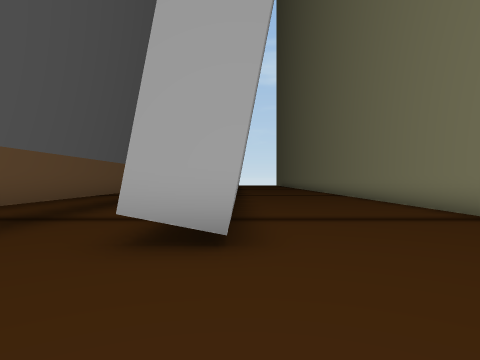
[1] (above)

21 first-person views from a walk through a scene from a Unity 3-D project. The camera is 1.4 m above the floor, looks level and sees 75° across. The floor is counted in squares, 2 m on a side. Each view is taken from the middle of a square. On the plan, view 1 faces up. The plan holds only what a view shows up to about 10 squares ahead; the rest is blank. The place goes on beyond the plan. The player is left out.

[2]
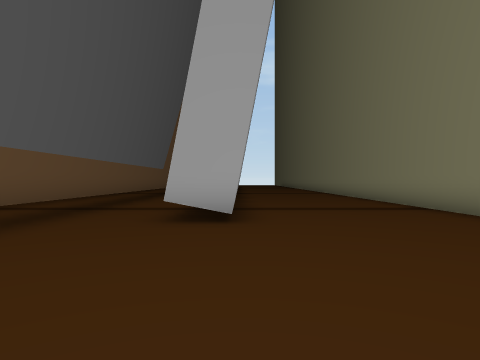

[3]
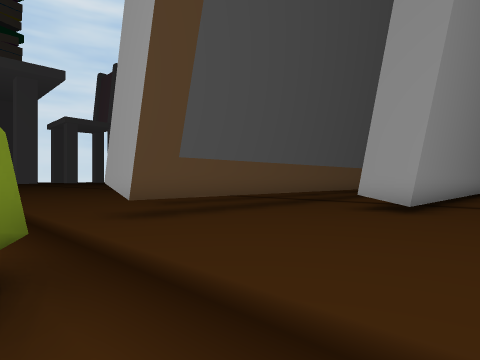

[4]
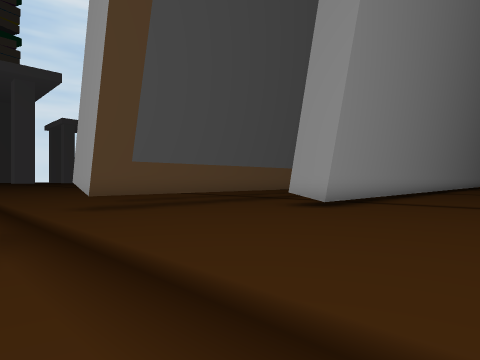

[5]
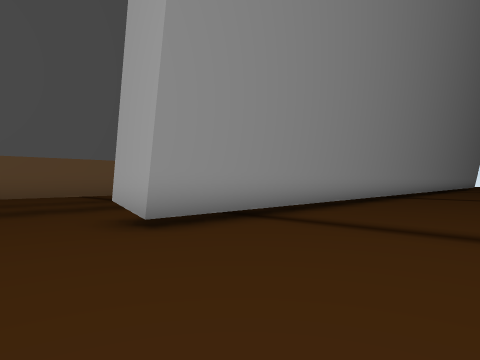

[6]
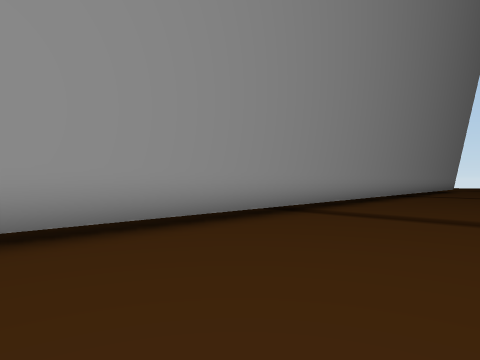

[7]
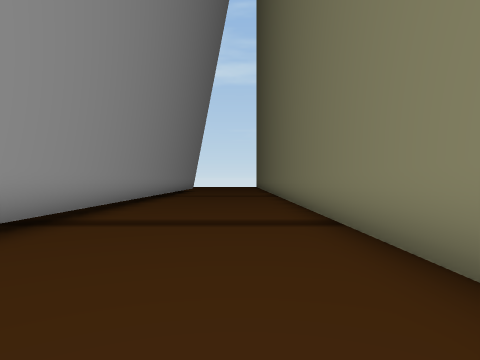

[8]
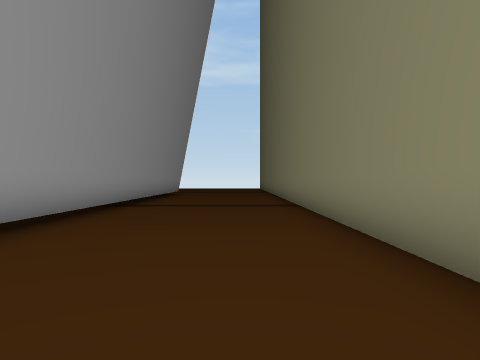

[9]
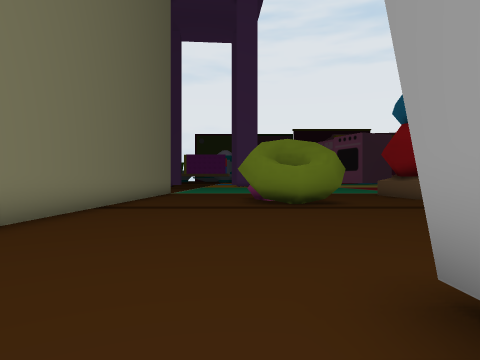

[10]
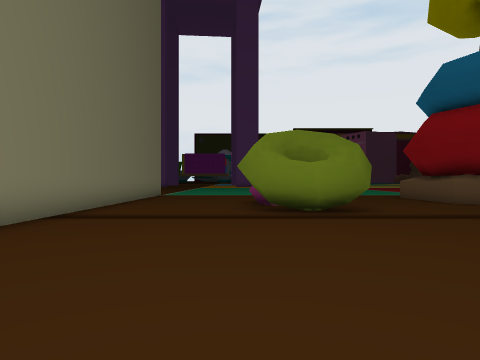

[11]
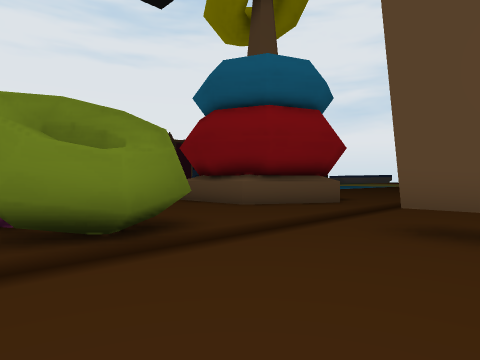

[12]
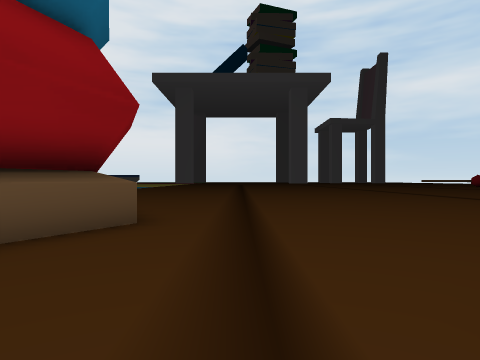

[13]
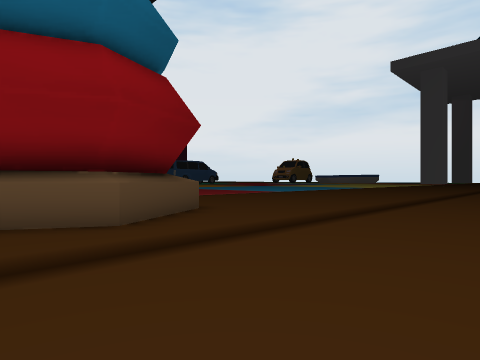

[14]
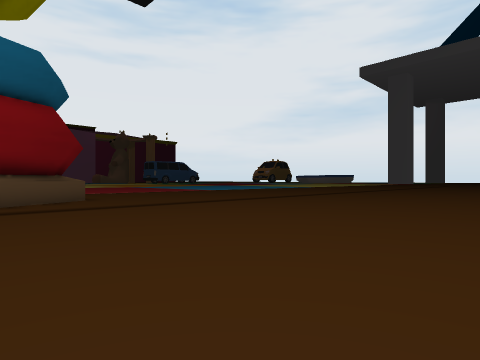

[15]
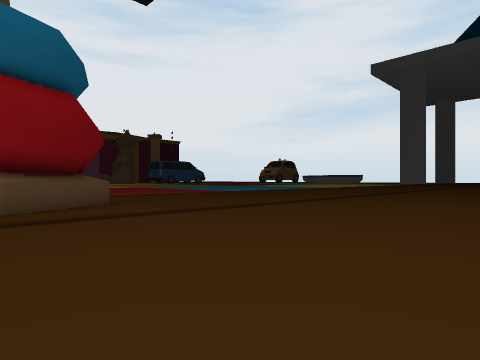

[16]
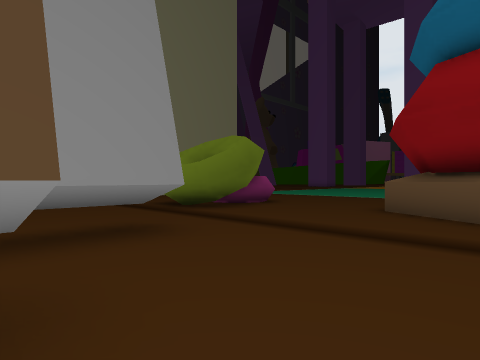

[17]
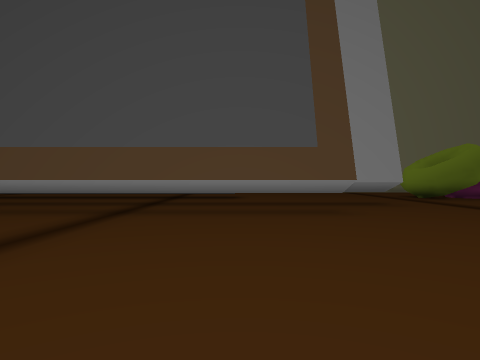

[18]
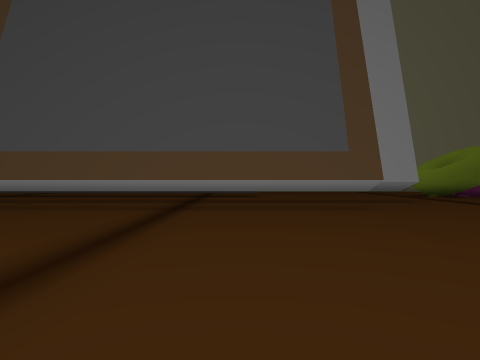

[19]
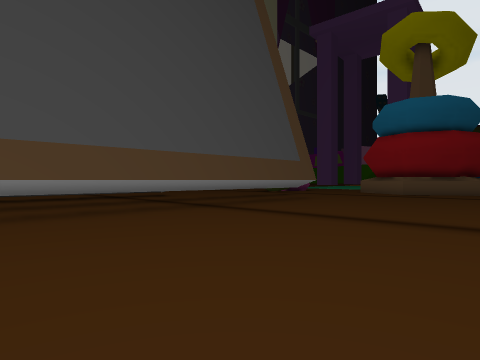

[20]
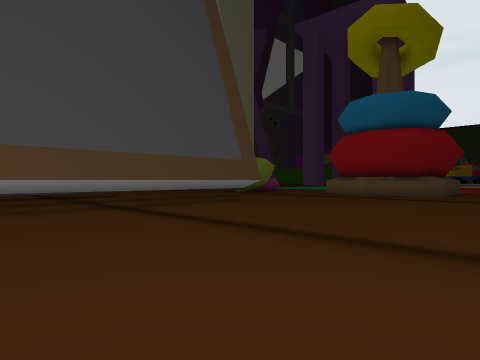

[21]
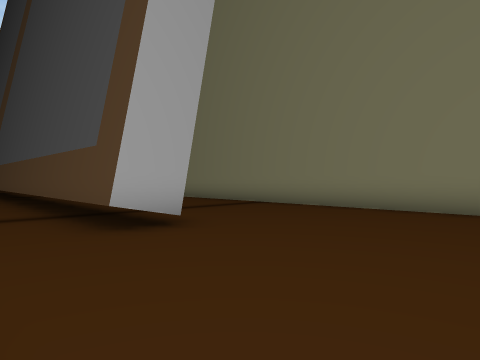

### Floor plan
Key: @ floor where view 1 was taken; # wall or solid block; . floor; T thing the floor can be seen under or through.
Columns run from 15 left of view 1 to 5 right of it. Each row starts with its distance up from view 1.
 23                #....#
 22                #....#
 21                #....#
 20                #....#
 19                #....#
 18                #....#
 17                #....#
 16                #....#
 15                #....#
 14                #....#
 13                #....#
 12                #....#
 11   .....       ##....#
 10   .......T.   ##....#
  9  ........T.T..##....#
  8  ........T.T..##....#
  7  ........T.T..##....#
  6  ........T.T..##....#
  5  ........T.T..##....#
  4 .........T.T..##....#
  3 .........T.T..##....#
  2 .........T.T........#
  1 .........T.T........#
  0 ...........T...@....#
 -1 ...........T........#
 -2 ....................#
 -3 ....................#
 -4 .............###....#
 -5 ......###....###....#
 -6  ....#####...###....#
 -7   ..##   #....# ....#

Where each view was taken, in squares from view 1:
view 1: 0 up, 0 right, facing up
view 2: 2 down, 0 right, facing up
view 3: 4 down, 2 right, facing up-left
view 4: 4 down, 4 right, facing up-left
view 5: 1 up, 4 right, facing up-left
view 6: 8 up, 4 right, facing up-left
view 7: 9 up, 3 right, facing up
view 8: 14 up, 3 right, facing up
view 9: 5 up, 1 right, facing down
view 10: 3 up, 1 right, facing down
view 11: 0 up, 1 right, facing down-left
view 12: 3 down, 3 left, facing left
view 13: 0 up, 6 left, facing down-left
view 14: 5 up, 7 left, facing down-left
view 15: 3 up, 7 left, facing down-left
view 16: 1 up, 8 left, facing down-right
view 17: 3 up, 13 left, facing right
view 18: 4 up, 14 left, facing right
view 19: 11 up, 13 left, facing down-right
view 20: 9 up, 14 left, facing down-right
view 21: 1 down, 3 left, facing up-right
